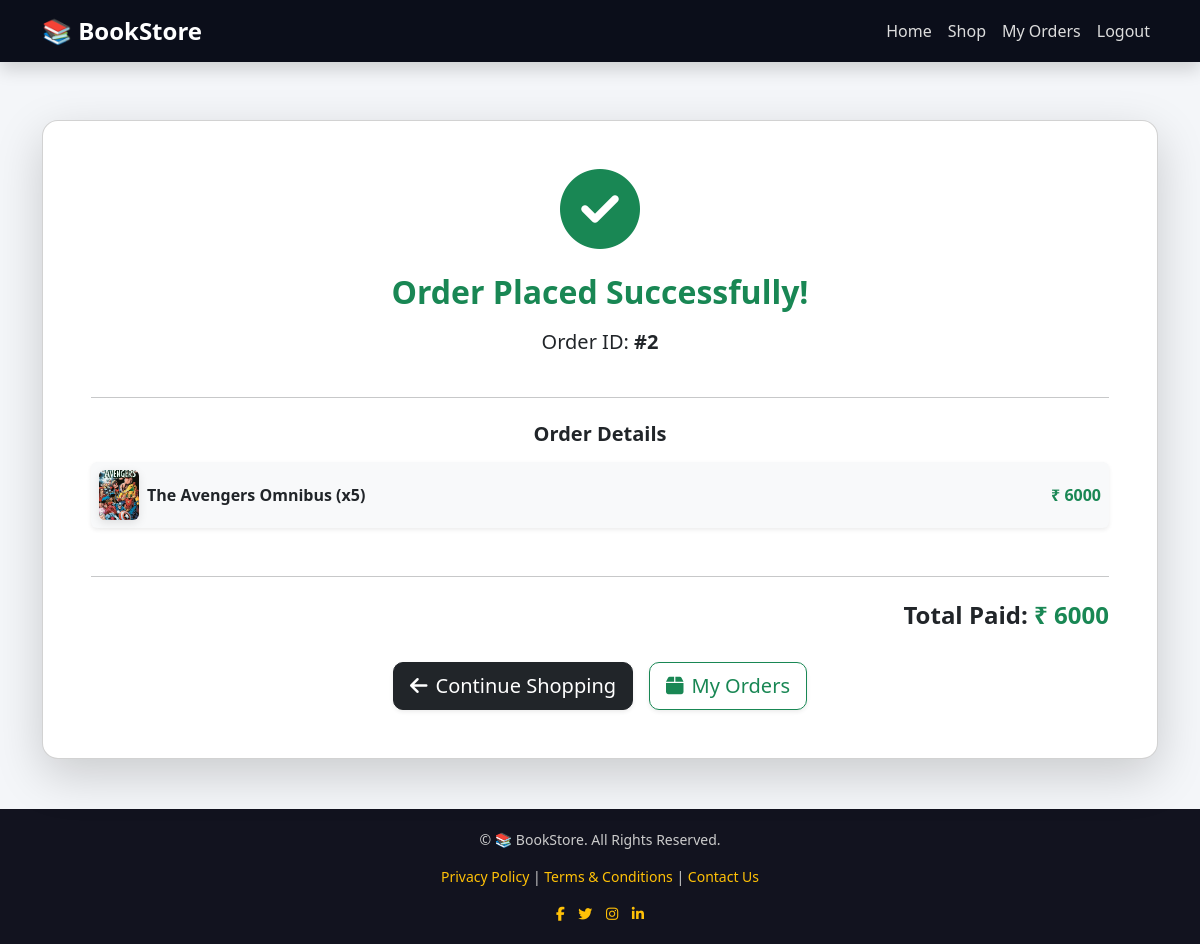
The page /order-success/2/ (signed in) on the database its author committed.
### store/models.py (models this page shows, shortened)
class Order(models.Model):
    user = models.ForeignKey(User, on_delete=models.CASCADE)
    full_name = models.CharField(max_length=100)
    address = models.TextField()
    city = models.CharField(max_length=50)
    pincode = models.CharField(max_length=10)
    phone = models.CharField(max_length=15)
    total_amount = models.IntegerField()
    created_at = models.DateTimeField(auto_now_add=True)

class OrderItem(models.Model):
    order = models.ForeignKey(Order, on_delete=models.CASCADE)
    book = models.ForeignKey(Book, on_delete=models.CASCADE)
    quantity = models.IntegerField()
    price = models.IntegerField()

class Book(models.Model):
    category = models.ForeignKey(Category, on_delete=models.CASCADE)
    title = models.CharField(max_length=200)
    author = models.CharField(max_length=100)
    description = models.TextField()
    price = models.IntegerField()
    image = models.ImageField(upload_to='books/')
    available = models.BooleanField(default=True)

### store/views.py (the view)
# urls.py: path('order-success/<int:order_id>/', views.order_success, name='order_success'),
@login_required(login_url='login')
def order_success(request, order_id):
    order = Order.objects.get(id=order_id, user=request.user)
    items = OrderItem.objects.filter(order=order)
    for item in items:
        item.subtotal = item.price * item.quantity
    return render(request, 'order_success.html', {
        'order': order,
        'items': items
    })

### store/templates/order_success.html (shortened to what this page needs)
{% extends 'base.html' %}
{% block content %}
<div class="container mt-5 mb-5">
<div class="card shadow-lg rounded-4 p-5 text-center">
<div class="mb-4">
<i class="fa-solid fa-circle-check fa-5x text-success"></i>
</div>
<h2 class="text-success fw-bold">Order Placed Successfully!</h2>
<p class="mt-2 fs-5">Order ID: <strong>#{{ order.id }}</strong></p>
<hr class="my-4">
<h5 class="fw-bold mb-3">Order Details</h5>
<div class="mb-3">
{% for item in items %}
<div class="d-flex justify-content-between align-items-center p-2 rounded shadow-sm mb-2" style="background:#f8f9fa;">
<div class="d-flex align-items-center">
<img src="{{ item.book.image.url }}" alt="{{ item.book.title }}" class="img-fluid rounded me-2" style="height:50px; width:40px; object-fit:cover; box-shadow:0 3px 10px rgba(0,0,0,.1);">
<span class="fw-semibold">{{ item.book.title }} (x{{ item.quantity }})</span>
</div>
<span class="fw-bold text-success">₹ {{ item.subtotal }}</span>
</div>
{% endfor %}
</div>
<hr class="my-4">
<h4 class="fw-bold text-end">Total Paid: <span class="text-success">₹ {{ order.total_amount }}</span></h4>
<div class="mt-4 d-flex justify-content-center flex-wrap gap-3">
<a href="{% url 'shop' %}" class="btn btn-dark btn-lg shadow-sm">
<i class="fa-solid fa-arrow-left me-2"></i>Continue Shopping
</a>
<a href="{% url 'my_orders' %}" class="btn btn-outline-success btn-lg shadow-sm">
<i class="fa-solid fa-box me-2"></i>My Orders
</a>
</div>
</div>
</div>
{% endblock %}

### store/templates/base.html (style rules this page uses)
body { font-family: 'Segoe UI', sans-serif; background:#f4f6f9; }

### store/templates/order_success.html (style rules this page uses)
.card { transition: all .3s ease; }
.btn { transition: all .3s ease; border-radius:10px; }

### rows shown on the page
Order: id "2", total_amount "6000"
OrderItem: book.image (picture), book "The Avengers Omnibus", quantity "5", subtotal "6000"
